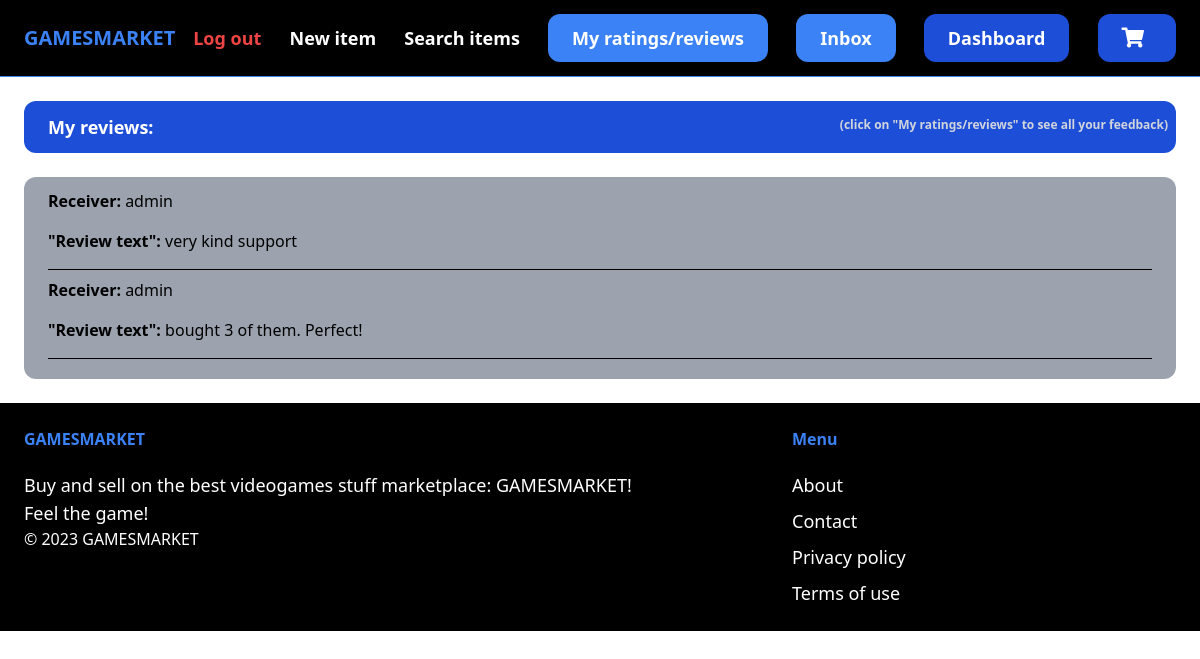
Screenshot of /ratingsANDreviews/user/reviews/1/ (signed in) with the database file from the repository.
### ratingsANDreviews/models.py (models this page shows)
class Review(models.Model):
    author = models.ForeignKey(User, on_delete=models.CASCADE, related_name='sentReviews')
    receiverId = models.ForeignKey(User, on_delete=models.CASCADE, related_name='receiverReviews')
    text = models.TextField()
    data = models.DateTimeField(auto_now_add=True)

### ratingsANDreviews/views.py (the view)
# urls.py: path('user/reviews/<int:receiverId>/', views.userReviews, name='userReviews'),
@login_required
def userReviews(request, receiverId):
    reviews = Review.objects.filter(author=request.user)
    return render(request, 'ratingsANDreviews/userReviews.html', {'reviews': reviews})

### ratingsANDreviews/templates/ratingsANDreviews/userReviews.html (shortened to what this page needs)
{% extends 'core/base.html' %}
{% block content %}
<h1 class="px-6 py-3 mb-6 text-lg font-semibold bg-blue-700 text-white rounded-xl hover:bg-blue-900 relative">
  My reviews:
  <span class="text-xs absolute top-3 right-0 mt-1 mr-2 text-gray-300">(click on "My ratings/reviews" to see all your feedback)</span>
</h1>
{% if reviews %}
  <ul class="px-6 py-3 bg-gray-400 rounded-xl">
    {% for review in reviews %}
      <li>
        <div class="mb-4">
          <span class="font-semibold">Receiver:</span> {{ review.receiverId.username }}
        </div>
        <div class="mb-4">
          <span class="font-semibold">"Review text":</span> {{ review.text }}
        </div>
        <hr class="border-black mb-2">
      </li>
    {% endfor %}
  </ul>
{% else %}
  <p>No reviews found.</p>
{% endif %}
{% endblock %}

### rows the page displays
Review: receiverId.username "admin", text "very kind support"
Review: receiverId.username "admin", text "bought 3 of them. Perfect!"
